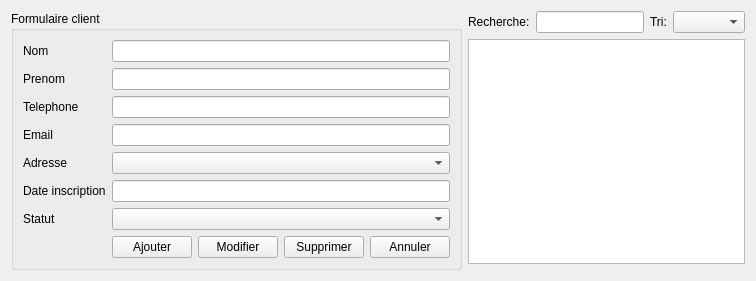
<?xml version="1.0" encoding="UTF-8"?>
<ui version="4.0">
 <class>ClientsPageForm</class>
 <widget class="QWidget" name="ClientsPageForm">
  <layout class="QGridLayout" name="gridLayout">
   <item row="0" column="0">
    <widget class="QGroupBox" name="formBox">
     <property name="title">
      <string>Formulaire client</string>
     </property>
     <layout class="QFormLayout" name="formLayout">
      <item row="0" column="0"><widget class="QLabel" name="labelNom"><property name="text"><string>Nom</string></property></widget></item>
      <item row="0" column="1"><widget class="QLineEdit" name="nomEdit"/></item>
      <item row="1" column="0"><widget class="QLabel" name="labelPrenom"><property name="text"><string>Prenom</string></property></widget></item>
      <item row="1" column="1"><widget class="QLineEdit" name="prenomEdit"/></item>
      <item row="2" column="0"><widget class="QLabel" name="labelTel"><property name="text"><string>Telephone</string></property></widget></item>
      <item row="2" column="1"><widget class="QLineEdit" name="telEdit"/></item>
      <item row="3" column="0"><widget class="QLabel" name="labelMail"><property name="text"><string>Email</string></property></widget></item>
      <item row="3" column="1"><widget class="QLineEdit" name="mailEdit"/></item>
      <item row="4" column="0"><widget class="QLabel" name="labelAdresse"><property name="text"><string>Adresse</string></property></widget></item>
      <item row="4" column="1"><widget class="QComboBox" name="adresseCombo"/></item>
      <item row="5" column="0"><widget class="QLabel" name="labelDate"><property name="text"><string>Date inscription</string></property></widget></item>
      <item row="5" column="1"><widget class="QLineEdit" name="dateEdit"/></item>
      <item row="6" column="0"><widget class="QLabel" name="labelStatut"><property name="text"><string>Statut</string></property></widget></item>
      <item row="6" column="1"><widget class="QComboBox" name="statutCombo"/></item>
      <item row="7" column="1">
       <layout class="QHBoxLayout" name="buttonsLayout">
        <item><widget class="QPushButton" name="addBtn"><property name="text"><string>Ajouter</string></property></widget></item>
        <item><widget class="QPushButton" name="updateBtn"><property name="text"><string>Modifier</string></property></widget></item>
        <item><widget class="QPushButton" name="deleteBtn"><property name="text"><string>Supprimer</string></property></widget></item>
        <item><widget class="QPushButton" name="clearBtn"><property name="text"><string>Annuler</string></property></widget></item>
       </layout>
      </item>
     </layout>
    </widget>
   </item>
   <item row="0" column="1">
    <layout class="QVBoxLayout" name="rightLayout">
     <item>
      <layout class="QHBoxLayout" name="filtersLayout">
       <item><widget class="QLabel" name="labelRecherche"><property name="text"><string>Recherche:</string></property></widget></item>
       <item><widget class="QLineEdit" name="searchEdit"/></item>
       <item><widget class="QLabel" name="labelTri"><property name="text"><string>Tri:</string></property></widget></item>
       <item><widget class="QComboBox" name="sortCombo"/></item>
      </layout>
     </item>
     <item><widget class="QTableWidget" name="table"/></item>
     <item><widget class="QWidget" name="chartHost" native="true"/></item>
    </layout>
   </item>
  </layout>
 </widget>
 <resources/>
 <connections/>
</ui>
